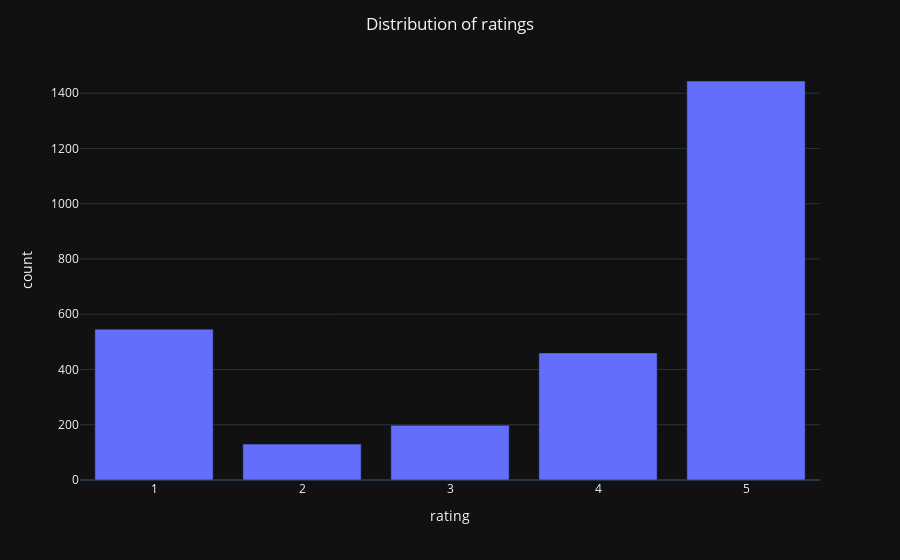

Source (notebook cell):
### Code cell
fig= px.bar(rating, x= 'rating', y= 'count')
fig.update_layout(title_text= 'Distribution of ratings', title_x= 0.5, template= 'plotly_dark')
fig.show()

### Figure 1 — Plotly figure (JSON) as saved in the notebook; plotly's stock layout.template omitted (floating-point values rounded to 4 significant figures)
{"data": [{"alignmentgroup": "True", "hovertemplate": "rating=%{x}<br>count=%{y}<extra></extra>", "legendgroup": "", "marker": {"color": "#636efa", "pattern": {"shape": ""}}, "name": "", "offsetgroup": "", "orientation": "v", "showlegend": false, "textposition": "auto", "type": "bar", "x": [5, 4, 3, 2, 1], "xaxis": "x", "y": [1444, 460, 198, 130, 546], "yaxis": "y"}], "layout": {"barmode": "relative", "legend": {"tracegroupgap": 0}, "margin": {"t": 60}, "title": {"text": "Distribution of ratings", "x": 0.5}, "xaxis": {"anchor": "y", "domain": [0, 1], "title": {"text": "rating"}}, "yaxis": {"anchor": "x", "domain": [0, 1], "title": {"text": "count"}}}}
